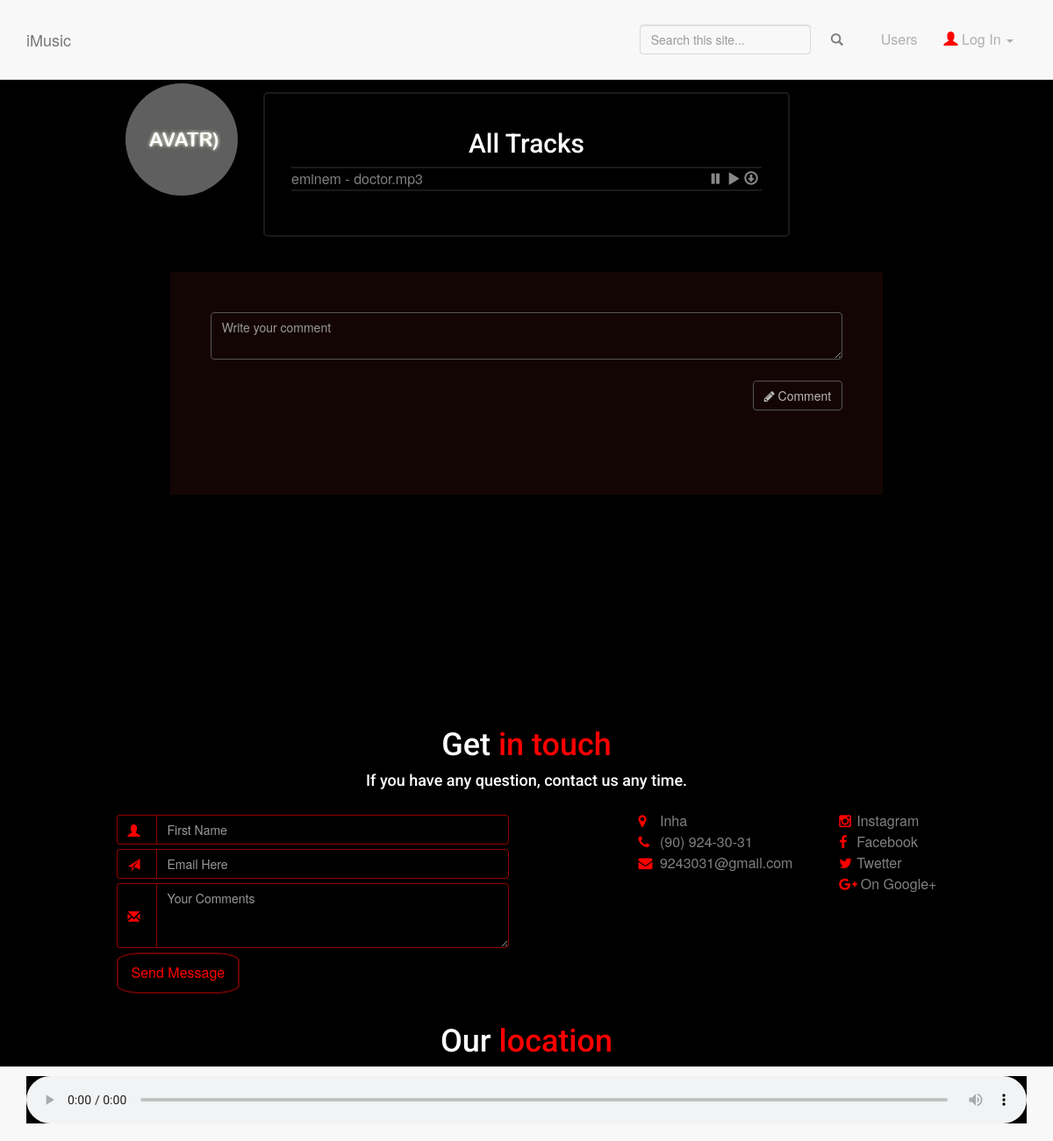
The page /public/user_profile.php?user=Eminem on the database its author committed.
### tables this page shows
CREATE TABLE IF NOT EXISTS `users` (
  `id` int(11) NOT NULL AUTO_INCREMENT,
  `username` varchar(50) NOT NULL,
  `email` varchar(255) NOT NULL,
  `password` varchar(50) NOT NULL,
  `email_activator` varchar(255) NOT NULL,
  `active` tinyint(1) NOT NULL,
  `image` varchar(255) NOT NULL,
  `date_reg` timestamp NOT NULL DEFAULT CURRENT_TIMESTAMP ON UPDATE CURRENT_TIMESTAMP,
  PRIMARY KEY (`id`)
);

CREATE TABLE IF NOT EXISTS `tracks` (
  `username` varchar(255) NOT NULL,
  `track_name` varchar(255) NOT NULL,
  `track_path` varchar(255) NOT NULL,
  `track_cover` varchar(255) NOT NULL,
  `approved` tinyint(1) NOT NULL,
  `date_upload` timestamp NOT NULL DEFAULT CURRENT_TIMESTAMP,
  `view` int(11) NOT NULL
);

### public/user_profile.php (the view, shortened to what this page needs)
<?php
    require_once("../includes/database.php");
    $username = $_GET["user"];
    $UserInfo = "SELECT * FROM users WHERE username = '{$username}'";
    $UserInfoResult = mysqli_query($connection, $UserInfo);
    $UserResultRow = mysqli_fetch_assoc($UserInfoResult);
    $trackQuery = "SELECT * FROM tracks WHERE username = '{$username}'";
    $trackResult = mysqli_query($connection, $trackQuery);
    include("../includes/layouts/header.php");?>
    <nav class="navbar navbar-default navbar-fixed-bottom" role="navigation">
        <div class="container">
            <audio controls autoplay id="aud">
                <source src="" type="audio/mpeg">
            </audio>
        </div>
    </nav>
    <section class="profile-section">
        <div class="container">
            <div class="row">
                <div class="col-lg-10 col-lg-offset-1 col-md-10 col-md-offset-1 col-sm-12 col-xs-12">
                <div class="col-lg-2 profile-img text-center">
                    <img src="<? echo $UserResultRow['image']?>">
                </div>
                <div class="col-lg-8 text-left profile-info">
                    <div id="music" class="track-box to-animate">
                        <h2 class="box-title">All Tracks</h2>
                        <hr>
                        <ol class="track-info">
                            <?php
                            while($trackResultRow = mysqli_fetch_assoc($trackResult)){?>
                                <li>
                                    <a href="<?php echo $trackResultRow['track_path']?>"><?php echo $trackResultRow['username']?> - <?php echo $trackResultRow['track_name']?>
                                    <span class="glyphicon glyphicon-download pull-right" onclick="window.location.href='<?php echo $trackResultRow['track_path']?>'"></span>
                                    </a>
                                    <span class="glyphicon glyphicon-play pull-right" onclick="document.getElementById('aud').play()"></span>
                                    <span class="glyphicon glyphicon-pause pull-right" onclick="document.getElementById('aud').pause()"></span>
                                </li>
                                <hr>
                            <?php
                            }
                            ?>
                        </ol>
                    </div>
                </div>
                    <div class="row">
                        <div class="col-lg-10 col-lg-offset-1 comment-box">
                           <form class="panel-body" method='post' action="" onsubmit="return post_user();">
                                <textarea id="comment" class="form-control comment-color" rows="2" placeholder="Write your comment"></textarea><br>
                                    <button class="btn btn-info pull-right" type="submit"><i class="fa fa-pencil"></i> Comment</button>
                            </form>
                        </div>
                    </div>
                </div>
            </div>
        </div>
    </section>
<?php include("../includes/layouts/footer.php"); ?>

### public/css/custom.css (style rules this page uses)
* { margin: 0px; padding: 0px; border: 0; outline: 0; box-sizing: border-box; -webkit-box-sizing: border-box; -moz-box-sizing: border-box; -ms-box-sizing: border-box; -o-box-sizing: border-box; box-sizing: border-box; }
body { width: 100%; height: 100%; font-size: 16px; line-height: 1.5em; }
html { width: 100%; height: 100%; }
h1, h2, h3, h4, h5, h6 { font-family: "Roboto", sans-serif; }
a { color: #1672D2; }
span { color: red; }
section { padding: 40px 0 10px 0; }
audio { width: 100%; background:black; display: block; margin-top: -10px; }
.btn-info { background-color: transparent; border-color: #555; color: #b9b9b9; transition: all 0.1s ease-in-out 0.1s; }
.track-box { border: 2px solid rgba(255, 255, 255, 0.1); text-align: center; padding: 20px 30px 20px 30px; -webkit-border-radius: 5px; -moz-border-radius: 5px; -ms-border-radius: 5px; border-radius: 5px; margin-top: 25px; margin-bottom: 40px; position: relative; transition: all 0.7s ease-in-out; }
.track-box hr { border: 1px solid #1a1a1a; margin: 0; }
.track-info-names, .track-info { padding: 0; margin: 0 0 30px 0; }
.track-info li { color: grey; text-align: left; list-style: none; }
.track-info a, .track-info-names a { margin: 0 0 0 0px; color: grey; text-align: left; }
.track-info span, .track-info-names span { width: 20px; color: #888; margin-top: 3px; }
.icons ul, ol { margin-top: 0; margin-bottom: 10px; padding: 0; }
.input-group-addon, .form-control { color: grey; background:transparent; border-color: rgba(224, 0, 0, 0.66); outline: 0; }
.comment-box { background-color: rgba(144, 40, 40, 0.14); border: 1px solid transparent; padding: 30px; }
.comment-color { border: 1px solid #555; }
.profile-section { min-height: 100vh; color: white; background: #000; text-align: center; padding: 80px 0 30px 0; }
.profile-img { margin-top: 15px; margin-bottom: 15px; }
.profile-img img { max-height: 128px; max-width: 128px; border-radius: 100px; }
@media (min-width:767px) { .navbar { padding: 20px 0; -webkit-transition: background .5s ease-in-out,padding .5s ease-in-out; -moz-transition: background .5s ease-in-out,padding .5s ease-in-out; transition: background .5s ease-in-out,padding .5s ease-in-out; } }

### rows shown on the page
users: image (placeholder picture)
tracks: username "eminem", track_name "doctor.mp3"
